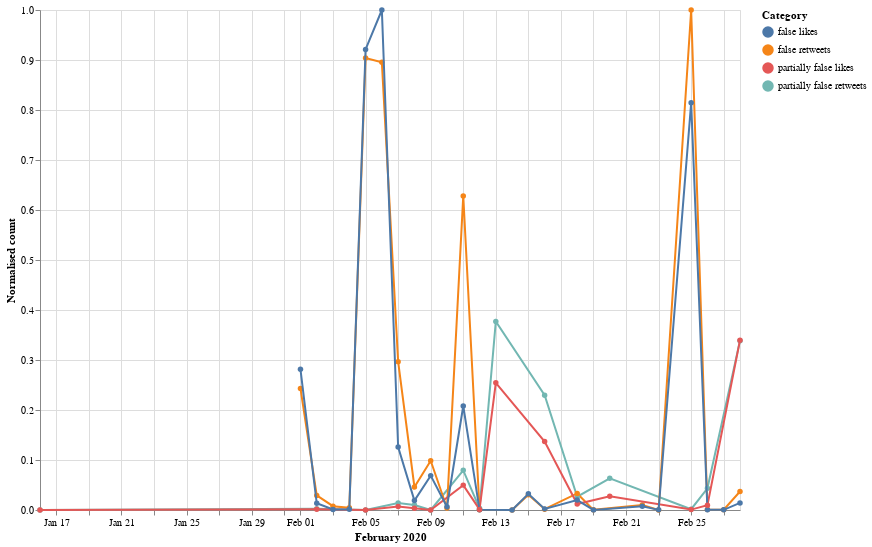

The cell this chart's notebook holds for it:
### Markdown cell above
## February 2020

### Code cell
start = utc.localize(datetime.datetime(2020, 2, 1))
end = utc.localize(datetime.datetime(2020, 2, 29))

index=0
dates = ["2020-02-01"] 
lista = []
retweets = [0]
likes = [0]
category = ["partially false"]
mix = ["2020-02-01 partially false"]
for element in data:
    token_id = data[index]['id_str']
    indice_csv = lista_unica_csv.index(token_id)
    token = data[index]['created_at']
    d = parse(token)
   
    if start <= d <= end:
        
        d = d.strftime('%Y-%m-%d')
        a = d + " " + lista_unica_csv[indice_csv+1].lower()
        if a in mix:
            i = mix.index(a)
            retweets[i] = retweets[i] + data[index]['retweet_count']
            likes[i] = likes[i]+ data[index]['favorite_count']
        else:
            mix.append(a)
            dates.append(d)
            retweets.append(data[index]['retweet_count'])
            likes.append(data[index]['favorite_count'])
            category.append(lista_unica_csv[indice_csv+1].lower())
        
       
    index=index+1


df_likes = pd.DataFrame(
    {'Dates': dates,
     'Likes': likes,
     'Category': category
    })
df_likes['Dates']= pd.to_datetime(df_likes['Dates'])

cl = df_likes['Category'].to_list()
cl_cat = [s + " likes" for s in cl]
df_likes['Category'] = cl_cat



df_retweets = pd.DataFrame(
    {'Dates': dates,
     'Retweets': retweets,
     'Category': category
    })
df_retweets['Dates']= pd.to_datetime(df_retweets['Dates'])
cr = df_retweets['Category'].to_list()
cr_cat = [s + " retweets" for s in cr]
df_retweets['Category'] = cr_cat



df = pd.DataFrame(
    {'Dates': dates,
     'Likes': likes,
     'Retweets': retweets,
     'Category': category
    })
df['Dates']= pd.to_datetime(df['Dates'])
df = df.sort_values(by=['Dates'], ascending=True)


df_norm = df.copy()
df_norm[['Likes', 'Retweets']] = (df_norm[['Likes', 'Retweets']] - df_norm[['Likes', 'Retweets']].min()) / (df_norm[['Likes', 'Retweets']].max() - df_norm[['Likes', 'Retweets']].min())
df_likes['Likes'] = df_norm['Likes']
df_retweets['Retweets'] = df_norm['Retweets']



c = alt.Chart(df_retweets).mark_line(point=True).encode(
    alt.X('monthdate(Dates):T', title='February 2020'),
    alt.Y('Retweets', title='Normalised count'),
    color="Category"
).properties(
    width=700,
    height=500
)


c1 = alt.Chart(df_likes).mark_line(point=True).encode(
    alt.X('monthdate(Dates):T', title='February 2020'),
    alt.Y('Likes', title='Normalised count'),
    color="Category"
).properties(
    width=700,
    height=300
)


c2 = alt.layer(c,c1)
c2

### Figure 1 — Vega-Lite specification as saved in the notebook (floating-point values rounded to 4 significant figures)
{"config": {"view": {"continuousWidth": 400, "continuousHeight": 300}}, "layer": [{"data": {"name": "data-86c3b4869d30b1df65ba2528e97aa8a8"}, "mark": {"type": "line", "point": true}, "encoding": {"color": {"type": "nominal", "field": "Category"}, "x": {"type": "temporal", "field": "Dates", "timeUnit": "monthdate", "title": "February 2020"}, "y": {"type": "quantitative", "field": "Retweets", "title": "Normalised count"}}, "height": 500, "width": 700}, {"data": {"name": "data-1aaff73cfc0870f5be10c9c392ac5829"}, "mark": {"type": "line", "point": true}, "encoding": {"color": {"type": "nominal", "field": "Category"}, "x": {"type": "temporal", "field": "Dates", "timeUnit": "monthdate", "title": "February 2020"}, "y": {"type": "quantitative", "field": "Likes", "title": "Normalised count"}}, "height": 300, "width": 700}], "$schema": "https://vega.github.io/schema/vega-lite/v4.8.1.json", "datasets": {"data-86c3b4869d30b1df65ba2528e97aa8a8": [{"Dates": "2020-01-16T00:00:00", "Retweets": 0.0, "Category": "partially false retweets"}, {"Dates": "2020-02-02T00:00:00", "Retweets": 0.02914, "Category": "false retweets"}, {"Dates": "2020-02-11T00:00:00", "Retweets": 0.6282, "Category": "false retweets"}, {"Dates": "2020-02-15T00:00:00", "Retweets": 0.0303, "Category": "false retweets"}, {"Dates": "2020-02-16T00:00:00", "Retweets": 0.001656, "Category": "false retweets"}, {"Dates": "2020-02-10T00:00:00", "Retweets": 0.003987, "Category": "false retweets"}, {"Dates": "2020-02-16T00:00:00", "Retweets": 0.2297, "Category": "partially false retweets"}, {"Dates": "2020-02-01T00:00:00", "Retweets": 0.2432, "Category": "false retweets"}, {"Dates": "2020-02-04T00:00:00", "Retweets": 0.004356, "Category": "false retweets"}, {"Dates": "2020-02-26T00:00:00", "Retweets": 0.0007975, "Category": "false retweets"}, {"Dates": "2020-02-14T00:00:00", "Retweets": 6.135e-05, "Category": "false retweets"}, {"Dates": "2020-02-19T00:00:00", "Retweets": 0.0003067, "Category": "false retweets"}, {"Dates": "2020-02-22T00:00:00", "Retweets": 0.009815, "Category": "false retweets"}, {"Dates": "2020-02-23T00:00:00", "Retweets": 0.000184, "Category": "false retweets"}, {"Dates": "2020-02-25T00:00:00", "Retweets": 1.0, "Category": "false retweets"}, {"Dates": "2020-02-12T00:00:00", "Retweets": 0.0006135, "Category": "false retweets"}, {"Dates": "2020-02-08T00:00:00", "Retweets": 0.009815, "Category": "partially false retweets"}, {"Dates": "2020-02-26T00:00:00", "Retweets": 0.04337, "Category": "partially false retweets"}, {"Dates": "2020-02-28T00:00:00", "Retweets": 0.03705, "Category": "false retweets"}, {"Dates": "2020-02-08T00:00:00", "Retweets": 0.04607, "Category": "false retweets"}, {"Dates": "2020-02-12T00:00:00", "Retweets": 0.003313, "Category": "partially false retweets"}, {"Dates": "2020-02-25T00:00:00", "Retweets": 0.001595, "Category": "partially false retweets"}, {"Dates": "2020-02-06T00:00:00", "Retweets": 0.8953, "Category": "false retweets"}, {"Dates": "2020-02-07T00:00:00", "Retweets": 0.2967, "Category": "false retweets"}, {"Dates": "2020-02-03T00:00:00", "Retweets": 0.007607, "Category": "false retweets"}, {"Dates": "2020-02-05T00:00:00", "Retweets": 0.904, "Category": "false retweets"}, {"Dates": "2020-02-27T00:00:00", "Retweets": 0.0007362, "Category": "false retweets"}, {"Dates": "2020-02-02T00:00:00", "Retweets": 0.002577, "Category": "partially false retweets"}, {"Dates": "2020-02-05T00:00:00", "Retweets": 0.0, "Category": "partially false retweets"}, {"Dates": "2020-02-07T00:00:00", "Retweets": 0.01399, "Category": "partially false retweets"}, {"Dates": "2020-02-09T00:00:00", "Retweets": 0.09858, "Category": "false retweets"}, {"Dates": "2020-02-09T00:00:00", "Retweets": 0.0, "Category": "partially false retweets"}, {"Dates": "2020-02-11T00:00:00", "Retweets": 0.07932, "Category": "partially false retweets"}, {"Dates": "2020-02-18T00:00:00", "Retweets": 0.02656, "Category": "partially false retweets"}, {"Dates": "2020-02-18T00:00:00", "Retweets": 0.03307, "Category": "false retweets"}, {"Dates": "2020-02-20T00:00:00", "Retweets": 0.06331, "Category": "partially false retweets"}, {"Dates": "2020-02-28T00:00:00", "Retweets": 0.3387, "Category": "partially false retweets"}, {"Dates": "2020-02-13T00:00:00", "Retweets": 0.377, "Category": "partially false retweets"}], "data-1aaff73cfc0870f5be10c9c392ac5829": [{"Dates": "2020-01-16T00:00:00", "Likes": 0.0, "Category": "partially false likes"}, {"Dates": "2020-02-02T00:00:00", "Likes": 0.01344, "Category": "false likes"}, {"Dates": "2020-02-11T00:00:00", "Likes": 0.208, "Category": "false likes"}, {"Dates": "2020-02-15T00:00:00", "Likes": 0.03236, "Category": "false likes"}, {"Dates": "2020-02-16T00:00:00", "Likes": 0.002266, "Category": "false likes"}, {"Dates": "2020-02-10T00:00:00", "Likes": 0.006487, "Category": "false likes"}, {"Dates": "2020-02-16T00:00:00", "Likes": 0.137, "Category": "partially false likes"}, {"Dates": "2020-02-01T00:00:00", "Likes": 0.2813, "Category": "false likes"}, {"Dates": "2020-02-04T00:00:00", "Likes": 0.001433, "Category": "false likes"}, {"Dates": "2020-02-26T00:00:00", "Likes": 0.0006778, "Category": "false likes"}, {"Dates": "2020-02-14T00:00:00", "Likes": 0.0, "Category": "false likes"}, {"Dates": "2020-02-19T00:00:00", "Likes": 0.0002324, "Category": "false likes"}, {"Dates": "2020-02-22T00:00:00", "Likes": 0.007649, "Category": "false likes"}, {"Dates": "2020-02-23T00:00:00", "Likes": 0.0002905, "Category": "false likes"}, {"Dates": "2020-02-25T00:00:00", "Likes": 0.8143, "Category": "false likes"}, {"Dates": "2020-02-12T00:00:00", "Likes": 0.0003679, "Category": "false likes"}, {"Dates": "2020-02-08T00:00:00", "Likes": 0.003389, "Category": "partially false likes"}, {"Dates": "2020-02-26T00:00:00", "Likes": 0.009392, "Category": "partially false likes"}, {"Dates": "2020-02-28T00:00:00", "Likes": 0.01421, "Category": "false likes"}, {"Dates": "2020-02-08T00:00:00", "Likes": 0.01884, "Category": "false likes"}, {"Dates": "2020-02-12T00:00:00", "Likes": 0.00122, "Category": "partially false likes"}, {"Dates": "2020-02-25T00:00:00", "Likes": 0.0007939, "Category": "partially false likes"}, {"Dates": "2020-02-06T00:00:00", "Likes": 1.0, "Category": "false likes"}, {"Dates": "2020-02-07T00:00:00", "Likes": 0.1261, "Category": "false likes"}, {"Dates": "2020-02-03T00:00:00", "Likes": 0.001143, "Category": "false likes"}, {"Dates": "2020-02-05T00:00:00", "Likes": 0.9211, "Category": "false likes"}, {"Dates": "2020-02-27T00:00:00", "Likes": 0.0003292, "Category": "false likes"}, {"Dates": "2020-02-02T00:00:00", "Likes": 0.001278, "Category": "partially false likes"}, {"Dates": "2020-02-05T00:00:00", "Likes": 0.0, "Category": "partially false likes"}, {"Dates": "2020-02-07T00:00:00", "Likes": 0.007029, "Category": "partially false likes"}, {"Dates": "2020-02-09T00:00:00", "Likes": 0.06876, "Category": "false likes"}, {"Dates": "2020-02-09T00:00:00", "Likes": 3.873e-05, "Category": "partially false likes"}, {"Dates": "2020-02-11T00:00:00", "Likes": 0.04977, "Category": "partially false likes"}, {"Dates": "2020-02-18T00:00:00", "Likes": 0.01201, "Category": "partially false likes"}, {"Dates": "2020-02-18T00:00:00", "Likes": 0.01995, "Category": "false likes"}, {"Dates": "2020-02-20T00:00:00", "Likes": 0.02756, "Category": "partially false likes"}, {"Dates": "2020-02-28T00:00:00", "Likes": 0.3397, "Category": "partially false likes"}, {"Dates": "2020-02-13T00:00:00", "Likes": 0.2544, "Category": "partially false likes"}]}}
